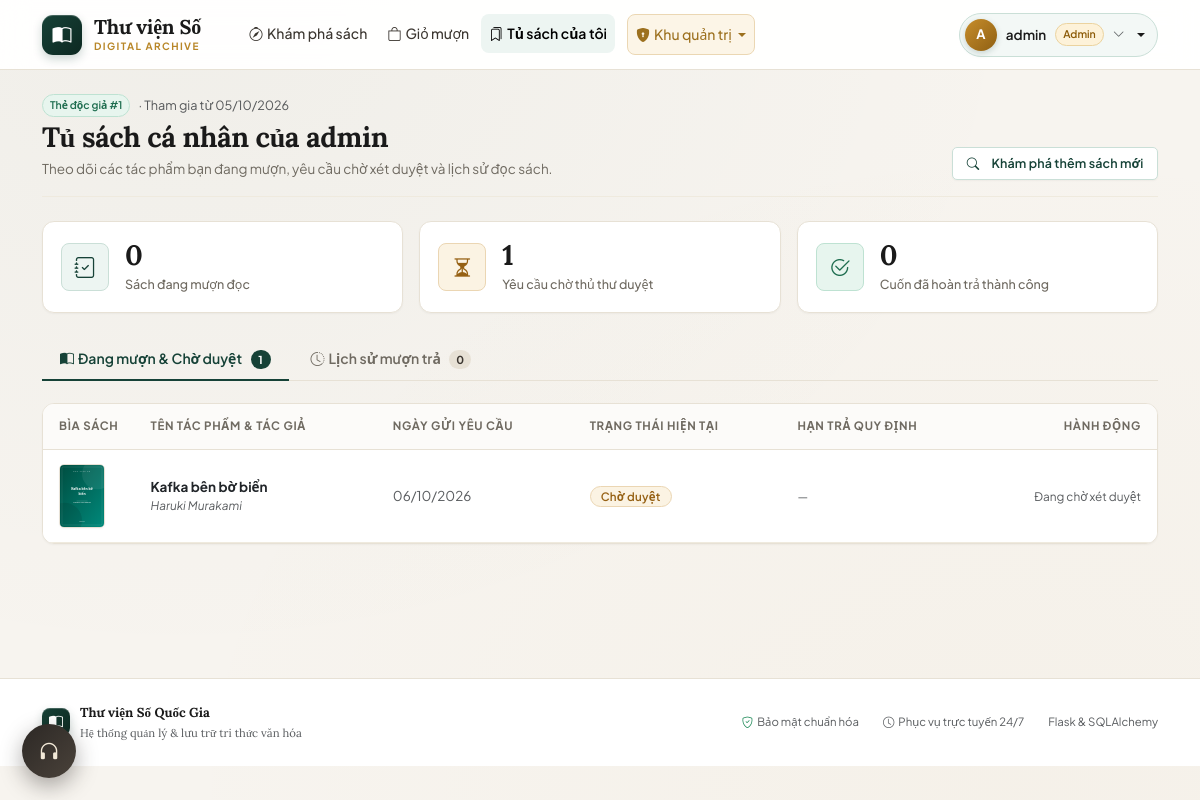
The app's page /tu-sach (signed in), older data.
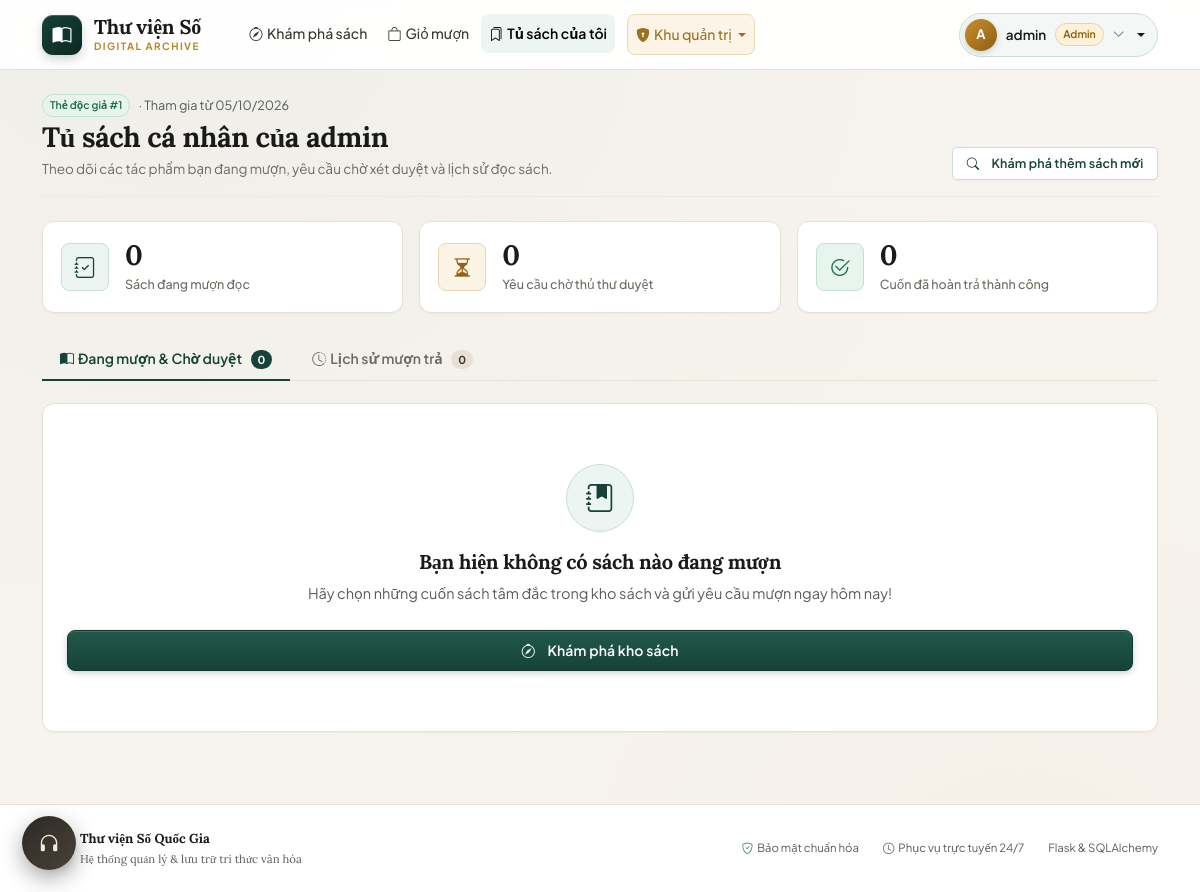
The same page, newer data.
### models.py (models this page shows, shortened)
class BorrowRequest(db.Model):
    __tablename__ = 'borrow_requests'
    PENDING = 'pending'
    APPROVED = 'approved'
    REJECTED = 'rejected'
    RETURN_PENDING = 'return_pending'
    RETURNED = 'returned'
    id = db.Column(db.Integer, primary_key=True)
    user_id = db.Column(db.Integer, db.ForeignKey('users.id'), nullable=False, index=True)
    book_id = db.Column(db.Integer, db.ForeignKey('books.id'), nullable=False, index=True)
    status = db.Column(db.String(20), nullable=False, default=PENDING)
    requested_at = db.Column(db.DateTime, default=now, nullable=False)
    decided_at = db.Column(db.DateTime, nullable=True)
    due_date = db.Column(db.DateTime, nullable=True)
    returned_at = db.Column(db.DateTime, nullable=True)
    note = db.Column(db.String(300), nullable=True)
    user = db.relationship('User', back_populates='borrow_requests')

class Book(db.Model):
    __tablename__ = 'books'
    id = db.Column(db.Integer, primary_key=True)
    title = db.Column(db.String(200), nullable=False, index=True)
    author = db.Column(db.String(150), nullable=False, index=True)
    description = db.Column(db.Text, nullable=False, default='')
    quantity = db.Column(db.Integer, nullable=False, default=0)
    cover_url = db.Column(db.String(300), nullable=True)
    category_id = db.Column(db.Integer, db.ForeignKey('categories.id'), nullable=True)
    created_at = db.Column(db.DateTime, default=now, nullable=False)
    mood = db.Column(db.String(30), nullable=True, index=True)
    pages = db.Column(db.Integer, nullable=True, default=0)
    condition_note = db.Column(db.String(300), nullable=True, default='')
    times_borrowed = db.Column(db.Integer, nullable=False, default=0)
    librarian_note = db.Column(db.String(400), nullable=True, default='')
    librarian_note_by = db.Column(db.String(80), nullable=True, default='')
    spine_color = db.Column(db.String(9), nullable=True, default='')
    category = db.relationship('Category', back_populates='books')
    borrow_requests = db.relationship('BorrowRequest', backref='book', lazy='dynamic')
    reviews = db.relationship('Review', backref='book', lazy='dynamic')
    @property
    def cover(self):
        if self.cover_url:
            return self.cover_url
        if has_request_context():
            return url_for('static', filename='covers/default.svg')
        return '/static/covers/default.svg'

### user.py (the view)
@user_bp.route('/tu-sach')
@login_required
def dashboard():
    active = (
        BorrowRequest.query.filter(
            BorrowRequest.user_id == current_user.id,
            BorrowRequest.status.in_(['pending', 'approved', 'return_pending']),
        ).order_by(BorrowRequest.requested_at.desc()).all()
    )
    history = (
        BorrowRequest.query.filter(
            BorrowRequest.user_id == current_user.id,
            BorrowRequest.status.in_(['returned', 'rejected']),
        )
        .order_by(
            db.func.coalesce(
                BorrowRequest.returned_at, BorrowRequest.decided_at
            ).desc()
        )
        .all()
    )
    counts = {
        'borrowing': sum(1 for r in active if r.status in ('approved', 'return_pending')),
        'pending': sum(1 for r in active if r.status == 'pending'),
        'returned': BorrowRequest.query.filter(
            BorrowRequest.user_id == current_user.id,
            BorrowRequest.status == 'returned',
        ).count(),
    }
    return render_template(
        'user/dashboard.html', active=active, history=history, counts=counts
    )

### models.py (called while the page is built)
    @property
    def is_admin(self):
        return self.role == 'admin'

### templates/user/dashboard.html (shortened to what the changed rows need)
{% extends 'base.html' %}
{% block content %}
<div class="page-head">
  <div>
    <h1 class="page-title">Tủ sách cá nhân của {{ current_user.username }}</h1>
  </div>
</div>
<div class="row g-3 mb-4">
  <div class="col-6 col-sm-4">
    <div class="stat-card">
      <div>
        <div class="stat-num">{{ counts.pending }}</div>
        <div class="stat-label">Yêu cầu chờ thủ thư duyệt</div>
      </div>
    </div>
  </div>
</div>
<ul class="nav tabs-line" role="tablist">
  <li class="nav-item" role="presentation">
    <button class="nav-link active" data-bs-toggle="pill" data-bs-target="#tab-active"
            type="button" role="tab">
      <i class="bi bi-book-half me-1"></i>Đang mượn &amp; Chờ duyệt
      <span class="tab-count">{{ active|length }}</span>
    </button>
  </li>
</ul>
<div class="tab-content">
  <div class="tab-pane fade show active" id="tab-active" role="tabpanel">
    {% if active %}
    <div class="card overflow-hidden">
      <div class="table-responsive">
        <table class="table align-middle">
          <thead>
            <tr>
              <th style="width: 70px;">Bìa sách</th>
              <th>Tên tác phẩm &amp; Tác giả</th>
              <th>Ngày gửi yêu cầu</th>
              <th>Trạng thái hiện tại</th>
              <th>Hạn trả quy định</th>
              <th class="text-end">Hành động</th>
            </tr>
          </thead>
          <tbody>
            {% for r in active %}
            <tr>
              <td>
                <a href="{{ url_for('user.book_detail', book_id=r.book_id) }}">
                  <img src="{{ r.book.cover }}" class="cart-thumb" alt="{{ r.book.title }}">
                </a>
              </td>
              <td>
                <a class="fw-bold text-dark text-decoration-none"
                   href="{{ url_for('user.book_detail', book_id=r.book_id) }}">
                  {{ r.book.title }}
                </a>
                <div class="small text-muted fst-italic">{{ r.book.author }}</div>
              </td>
              <td class="text-muted">{{ r.requested_at|fmt_date }}</td>
              <td>
                <span class="badge bg-{{ status_colors[r.status] }}">
                  {{ status_labels[r.status] }}
                </span>
              </td>
              <td>
                {% if r.due_date %}
                  {% set is_overdue = (r.status == 'approved' and r.due_date < now()) %}
                  <span class="{{ 'text-danger fw-bold' if is_overdue else 'text-dark' }}">
                    {{ r.due_date|fmt_date }}
                  </span>
                  {% if is_overdue %}
                  <span class="badge bg-danger ms-1">Đã quá hạn</span>
                  {% endif %}
                {% else %}
                  <span class="text-muted small">—</span>
                {% endif %}
              </td>
              <td class="text-end">
                {% if r.status == 'approved' %}
                <form method="post" action="{{ url_for('user.request_return', req_id=r.id) }}"
                      data-confirm="Xác nhận gửi yêu cầu trả cuốn sách “{{ r.book.title }}”?">
                  <button class="btn btn-sm btn-outline-primary shadow-xs">
                    <i class="bi bi-arrow-return-left me-1"></i>Yêu cầu trả sách
                  </button>
                </form>
                {% elif r.status == 'return_pending' %}
                <span class="badge bg-info-subtle text-info border">
                  <i class="bi bi-hourglass-split me-1"></i>Đang chờ thủ thư nhận
                </span>
                {% else %}
                <span class="text-muted small">Đang chờ xét duyệt</span>
                {% endif %}
              </td>
            </tr>
            {% endfor %}
          </tbody>
        </table>
      </div>
    </div>
    {% else %}
    <div class="empty-state card">
      <div class="empty-ic"><i class="bi bi-journal-bookmark-fill"></i></div>
      <h2 class="section-title">Bạn hiện không có sách nào đang mượn</h2>
      <p class="text-muted mb-4">Hãy chọn những cuốn sách tâm đắc trong kho sách và gửi yêu cầu mượn ngay hôm nay!</p>
      <a href="{{ url_for('user.home') }}" class="btn btn-primary">
        <i class="bi bi-compass me-1"></i>Khám phá kho sách
      </a>
    </div>
    {% endif %}
  </div>
</div>
{% endblock %}

Row changes from the older to the newer data that the page shows:
removed BorrowRequest: book.cover (picture), book "Kafka bên bờ biển", book.author "Haruki Murakami", requested_at|fmt_date "06/10/2026", status "Chờ duyệt", shows "Đang chờ xét duyệt"
Text that changed along with them:
{{ counts.pending }}: "1" → "0"
{{ active|length }}: "1" → "0"
text no longer shown: "BÌA SÁCH TÊN TÁC PHẨM & TÁC GIẢ NGÀY GỬI YÊU CẦU TRẠNG THÁI HIỆN TẠI HẠN TRẢ QUY ĐỊNH HÀNH ĐỘNG"
text now shown: "Bạn hiện không có sách nào đang mượn Hãy chọn những cuốn sách tâm đắc trong kho sách và gửi yêu cầu mượn ngay hôm nay! Khám phá kho sách"
